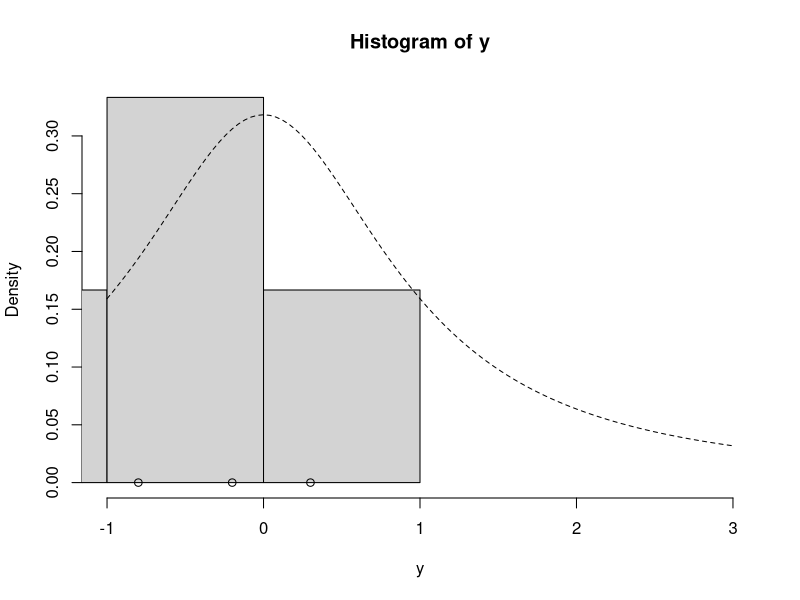
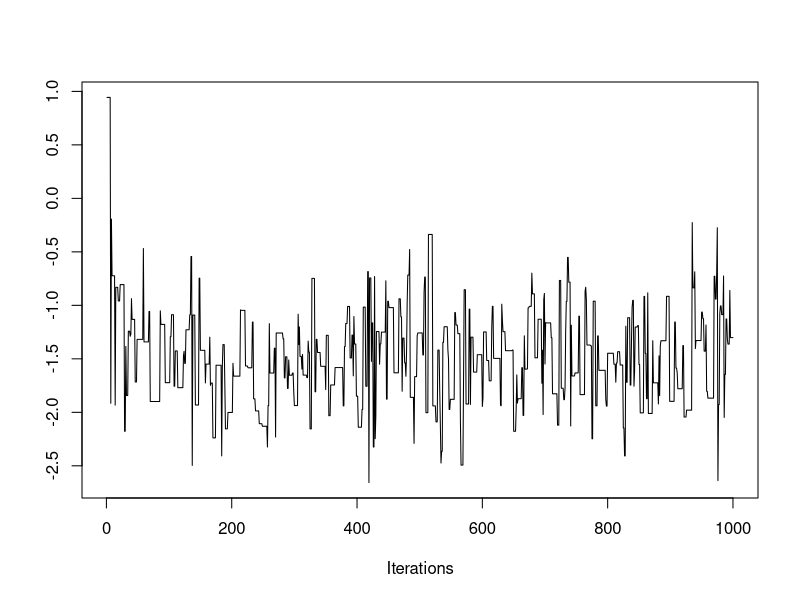
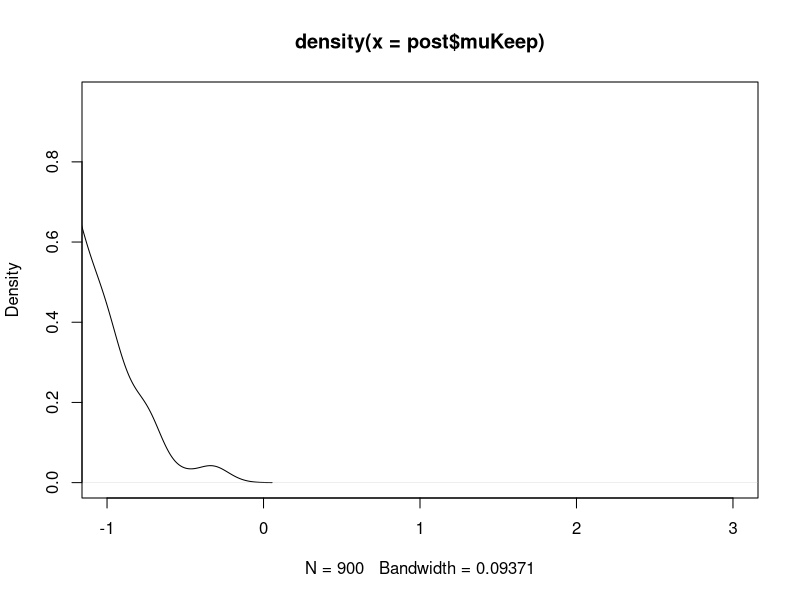
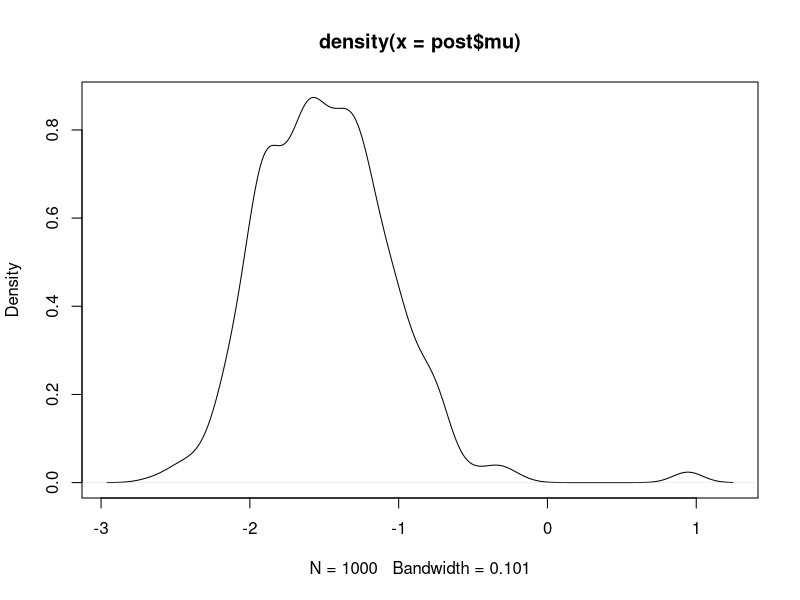

Write R code to recreate these figures, in order.

#acceptance ratio = g(u)/q(u*|ui-1) / g(ui-1)/q(ui-1|u*)

#q = candidate drawing function 

# g(u) = posterior distribution 
#log(g(u)) = likeyhood*prior  
lg = function(yBar,n,mu){
    mu2 = mu^2
    n*(yBar*mu - mu2/2) - log (1+mu2)
}


mh = function(n, yBar, nIter, muInit, candSd){
    muOut = numeric(nIter)
    accept = 0 
    muNow = muInit
    lgNow = lg(mu=muNow, n=n, yBar=yBar)


    for (i in 1:nIter){
        #draw candidate from proposal distribution 
        #q(u*|ui-1), using a normal distribution
        muCand = rnorm(1,mean=muNow,sd=candSd)

        #norm(mean=muNow,sd=candSd)/#norm(mean=muCand|sd=nowSd) -> cancles
        lgCand = lg(yBar=yBar,n=n,mu=muCand)
        lgNow = lg(yBar=yBar,n=n,mu=muNow)

        logAlpha = lgCand - lgNow

        alpha = exp(logAlpha)

        u = runif(1)
        #accept wiht proability alpha, rejects with probability 1-alpha
        if (u < alpha){
            muNow = muCand
            accept = accept + 1
            lgNow = lgCand
        }
        
        muOut[i] = muNow

    }
    list(mu=muOut,acceptRate=accept/nIter)
}


## Set up
# y = c(1.2, 1.4, -0.5, 0.3, 0.9, 2.3, 1.0, 0.1, 1.3, 1.9)
y = c(-0.2, -1.5, -5.3, 0.3, -0.8, -2.2)


yBar = mean(y)
n= length(y)

hist(y, freq=FALSE, xlim=c(-1.0, 3.0))
points(y, rep(0.0, n))
points(yBar, 0.0, pch=19)
curve(dt(x, df=1), lty=2, add=TRUE)

### posterior sampling 
set.seed(43)
#want acceptance rate between .23 and .5 with randomwalk MH
post = mh(n=n, yBar=yBar, nIter=1e3, muInit=1, candSd=1.5)
str(post) #find what's in object

library("coda")

traceplot(as.mcmc(post$mu))


### post analysis 
post$muKeep = post$mu[-c(1:100)]
plot(density(post$muKeep), xlim=c(-1.0,3.0))
mean(post$mu)
plot(density(post$mu))